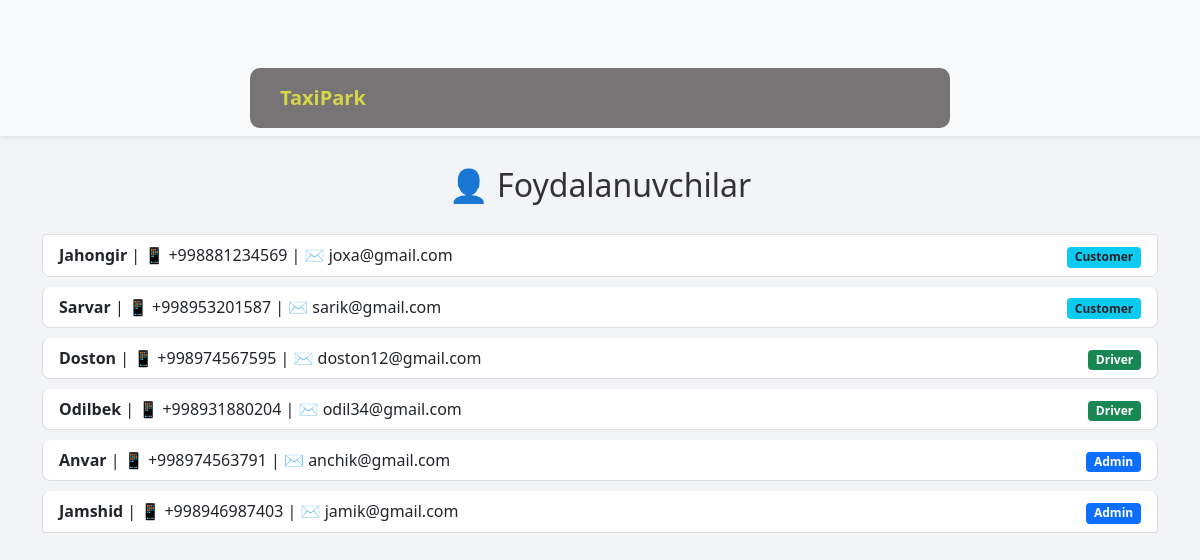
Before: /users/ with the older database file.
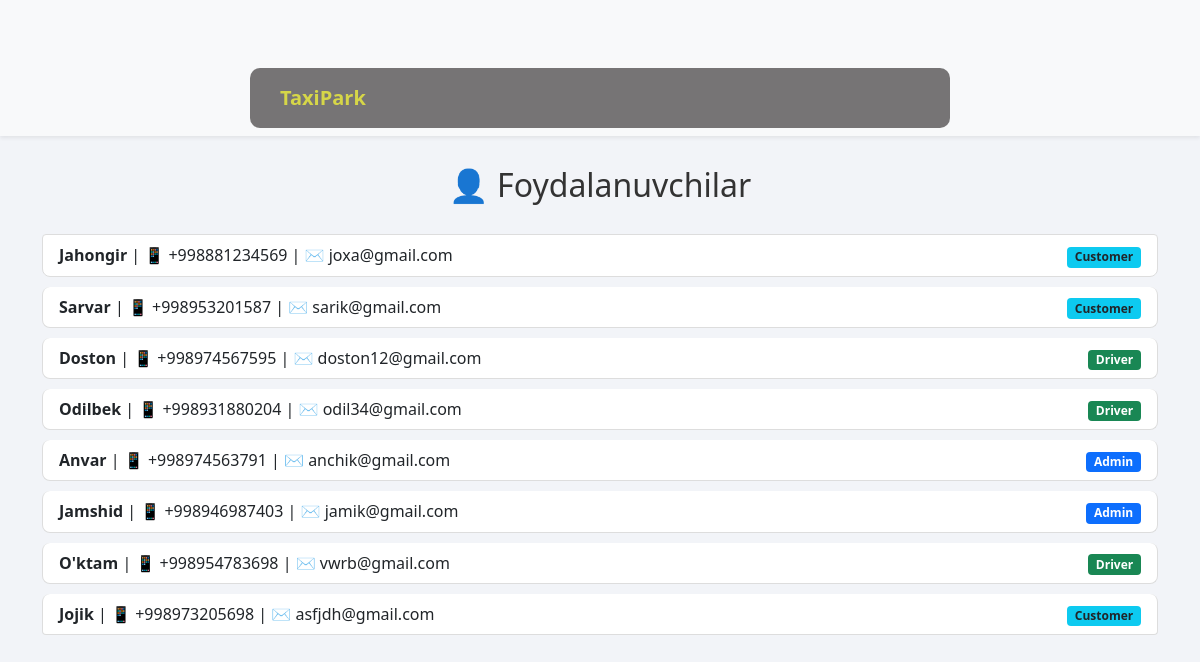
After: the same page with the newer database file.
### taxipark/models.py (models this page shows, shortened)
class Users(models.Model):
    full_name = models.CharField(max_length=100)
    phone_number = models.CharField(max_length=13)
    email = models.EmailField(max_length=100, unique=True)
    is_admin = models.BooleanField(default=False)
    is_driver = models.BooleanField(default=False)
    is_customer = models.BooleanField(default=False)
    is_active = models.BooleanField(default=True)

### taxipark/views.py (the view)
# urls.py: path('users/', UserListView.as_view(), name='users'),
class UserListView(ListView):
    model = Users
    template_name = 'user_list.html'
    context_object_name = 'users'
    def get_queryset(self):
        return super().get_queryset().prefetch_related('cars')

### templates/user_list.html (shortened to what this page needs)
<!DOCTYPE html>
<html lang="en">
<head>
  <link
    href="https://cdn.jsdelivr.net/npm/bootstrap@5.0.2/dist/css/bootstrap.min.css"
    rel="stylesheet"
  />
</head>
<body>
  <nav class="navbar navbar-expand-lg navbar-light bg-light shadow-sm">
    <div class="container-fluid">
      <a class="navbar-brand" href="#">TaxiPark</a>
    </div>
  </nav>
  <div class="container">
    <h2>👤 Foydalanuvchilar</h2>
    <ul class="list-group mb-4">
      {% for user in users %}
      <li class="list-group-item d-flex flex-column flex-md-row justify-content-between align-items-md-center">
        <div>
          <strong>{{ user.full_name }}</strong> | 📱 {{ user.phone_number }} | ✉️ {{ user.email }}
        </div>
        <div class="mt-2 mt-md-0">
          {% if user.is_admin %}
          <span class="badge bg-primary">Admin</span>{% endif %}
          {% if user.is_driver %}
          <span class="badge bg-success">Driver</span>{% endif %}
          {% if user.is_customer %}
          <span class="badge bg-info text-dark">Customer</span>{% endif %}
        </div>
      </li>
      {% empty %}
      <li class="list-group-item">Hech qanday foydalanuvchi mavjud emas.</li>
      {% endfor %}
    </ul>
  </div>
</body>
</html>

Changed rows visible on the page:
added Users: full_name "O'ktam", phone_number "+998954783698", email "vwrb@gmail.com", is_driver "Driver"
added Users: full_name "Jojik", phone_number "+998973205698", email "asfjdh@gmail.com", is_customer "Customer"
